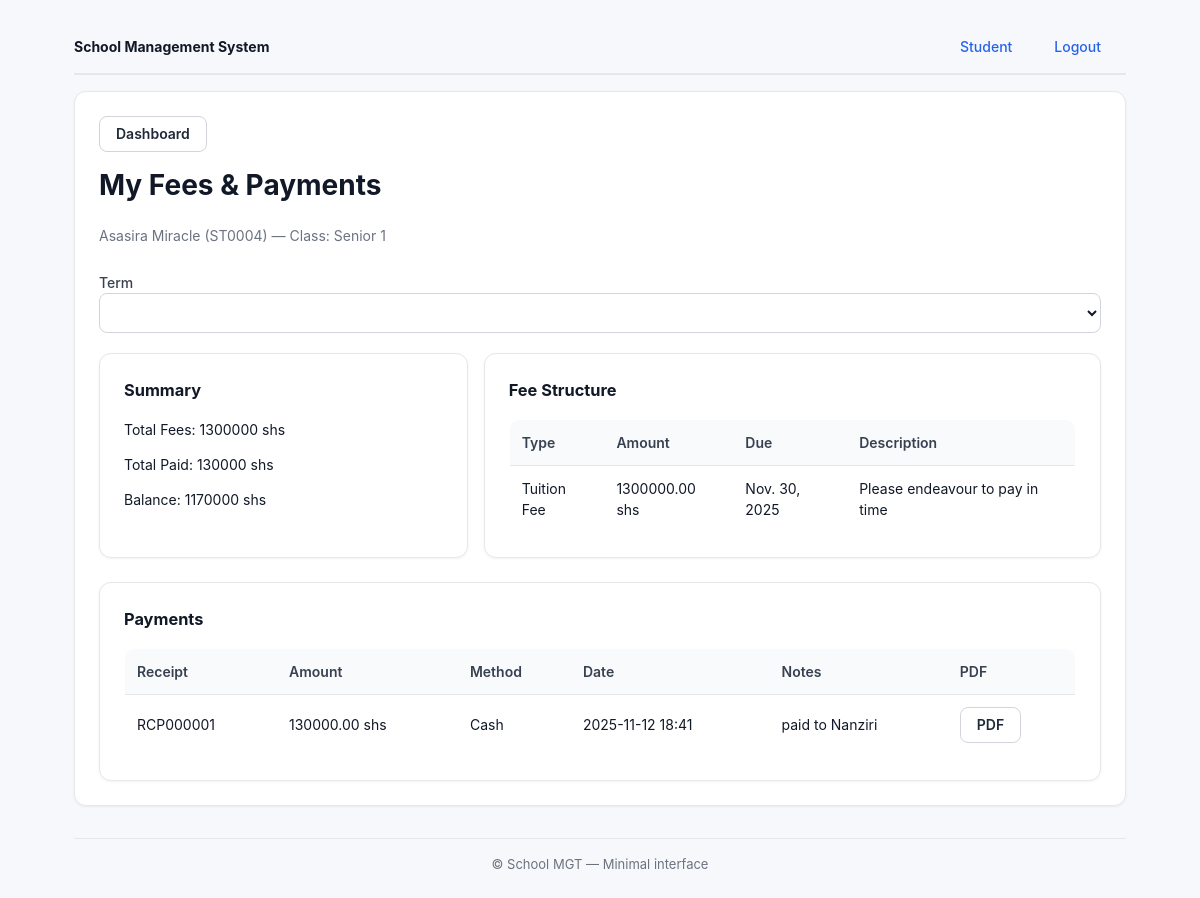
Page /student/fees/ (signed in) on the committed database.
### school/models.py (models this page shows, shortened)
class Student(models.Model):
    user = models.OneToOneField(User, on_delete=models.CASCADE)
    admission_number = models.CharField(max_length=20, unique=True)
    student_class = models.ForeignKey(Class, on_delete=models.SET_NULL, null=True)
    date_of_birth = models.DateField()
    guardian_name = models.CharField(max_length=100)
    guardian_phone = models.CharField(max_length=15)
    photo = models.ImageField(upload_to='students/photos/', blank=True, null=True)
    is_graduated = models.BooleanField(default=False)
    graduation_year = models.CharField(max_length=9, blank=True, null=True)
    class Meta:
        db_table = 'students'

class User(AbstractUser):
    USER_TYPE_CHOICES = (
        ('admin', 'Administrator'),
        ('teacher', 'Teacher'),
        ('student', 'Student'),
        ('bursar', 'Bursar'),
    )
    user_type = models.CharField(max_length=10, choices=USER_TYPE_CHOICES)
    phone = models.CharField(max_length=15, blank=True, null=True)
    address = models.TextField(blank=True, null=True)
    class Meta:
        db_table = 'users'

class Class(models.Model):
    name = models.CharField(max_length=50)
    level = models.CharField(max_length=20)
    class_teacher = models.ForeignKey(User, on_delete=models.SET_NULL, null=True,
                                      limit_choices_to={'user_type': 'teacher'})
    academic_year = models.CharField(max_length=9, default='2024/2025')
    promotion_rank = models.IntegerField(default=0, help_text="Order used for automatic promotion across years")
    class Meta:
        db_table = 'classes'
        verbose_name_plural = 'Classes'

class ClassFee(models.Model):
    class_assigned = models.ForeignKey(Class, on_delete=models.CASCADE)
    term = models.ForeignKey(Term, on_delete=models.CASCADE)
    amount = models.DecimalField(max_digits=10, decimal_places=2)
    due_date = models.DateField()
    fee_type = models.CharField(max_length=50, choices=[
        ('tuition', 'Tuition Fee'),
        ('exam', 'Examination Fee'),
        ('lab', 'Laboratory Fee'),
        ('other', 'Other Charges')
    ])
    description = models.TextField(blank=True)
    class Meta:
        db_table = 'class_fees'
        unique_together = ['class_assigned', 'term', 'fee_type']

class FeePayment(models.Model):
    PAYMENT_STATUS_CHOICES = (
        ('pending', 'Pending'),
        ('partial', 'Partially Paid'),
        ('paid', 'Fully Paid'),
        ('overdue', 'Overdue')
    )
    PAYMENT_METHOD_CHOICES = (
        ('cash', 'Cash'),
        ('bank', 'Bank Transfer'),
        ('mtn', 'MTN Mobile Money'),
        ('airtel', 'Airtel Mobile Money'),
        ('momo_pay', 'MoMo Pay'),
    )
    student = models.ForeignKey(Student, on_delete=models.CASCADE)
    term = models.ForeignKey(Term, on_delete=models.CASCADE)
    payment_date = models.DateTimeField(auto_now_add=True)
    payment_method = models.CharField(max_length=20, choices=PAYMENT_METHOD_CHOICES)
    amount_paid = models.DecimalField(max_digits=10, decimal_places=2)
    payment_status = models.CharField(max_length=10, choices=PAYMENT_STATUS_CHOICES, default='pending')
    receipt_no = models.CharField(max_length=20, unique=True)
    transaction_reference = models.CharField(max_length=50, blank=True)
    processed_by = models.ForeignKey(
        User,
        on_delete=models.SET_NULL,
        null=True,
        limit_choices_to=models.Q(user_type__in=['bursar', 'admin'])
    )
    notes = models.TextField(blank=True)
    class Meta:
        db_table = 'fee_payments'

### school/views.py (the view)
# urls.py: path('student/fees/', views.student_my_fees, name='student_my_fees'),
@login_required
@user_passes_test(is_student)
def student_my_fees(request):
    student = Student.objects.get(user=request.user)
    terms = Term.objects.all()
    term_id = request.GET.get('term_id')
    term = get_object_or_404(Term, id=term_id) if term_id else Term.objects.filter(is_active=True).first()
    if term:
        fees = ClassFee.objects.filter(
            class_assigned=student.student_class,
            term=term
        )
        payments = FeePayment.objects.filter(
            student=student,
            term=term
        ).order_by('-payment_date')
        total_fees = fees.aggregate(total=Sum('amount'))['total'] or 0
        total_paid = payments.aggregate(total=Sum('amount_paid'))['total'] or 0
        balance = total_fees - total_paid
    else:
        fees = payments = []
        total_fees = total_paid = balance = 0
    context = {
        'student': student,
        'terms': terms,
        'current_term': term,
        'fees': fees,
        'payments': payments,
        'total_fees': total_fees,
        'total_paid': total_paid,
        'balance': balance,
    }
    return render(request, 'student/fees.html', context)

### school/views.py (called while the page is built)
def is_student(user):
    return user.user_type == 'student'

### school/templates/student/fees.html (shortened to what this page needs)
{% extends 'base.html' %}
{% block content %}
<nav style="margin-bottom:12px">
  <a class="btn btn-outline-primary" href="{% url 'student_dashboard' %}">Dashboard</a>
</nav>
<h1 style="margin-top:0">My Fees & Payments</h1>
<p class="muted">{{ student.user.get_full_name }} ({{ student.admission_number }}) — Class: {{ student.student_class.name }}</p>
<form method="get" class="row" style="gap:12px;align-items:flex-end">
  <div class="col">
    <label>Term
      <select name="term_id" onchange="this.form.submit()">
        {% for t in terms %}
          <option value="{{ t.id }}" {% if current_term and current_term.id == t.id %}selected{% endif %}>{{ t.name }}</option>
        {% endfor %}
      </select>
    </label>
  </div>
</form>
<div class="row" style="margin-top:16px;gap:16px;flex-wrap:wrap">
  <div class="card" style="flex:1 1 300px">
    <h3 style="margin-top:0">Summary</h3>
    <p>Total Fees: {{ total_fees }} shs</p>
    <p>Total Paid: {{ total_paid }} shs</p>
    <p>Balance: {{ balance }} shs</p>
  </div>
  <div class="card" style="flex:2 1 480px">
    <h3 style="margin-top:0">Fee Structure</h3>
    {% if fees %}
      <table>
        <thead><tr><th>Type</th><th>Amount</th><th>Due</th><th>Description</th></tr></thead>
        <tbody>
          {% for f in fees %}
            <tr>
              <td>{{ f.get_fee_type_display }}</td>
              <td>{{ f.amount }} shs</td>
              <td>{{ f.due_date }}</td>
              <td>{{ f.description }}</td>
            </tr>
          {% endfor %}
        </tbody>
      </table>
    {% else %}
      <p>No fees defined for this term.</p>
    {% endif %}
  </div>
</div>
<div class="card" style="margin-top:24px">
  <h3 style="margin-top:0">Payments</h3>
  {% if payments %}
    <table>
      <thead><tr><th>Receipt</th><th>Amount</th><th>Method</th><th>Date</th><th>Notes</th><th>PDF</th></tr></thead>
      <tbody>
        {% for p in payments %}
          <tr>
            <td>{{ p.receipt_no }}</td>
            <td>{{ p.amount_paid }} shs</td>
            <td>{{ p.get_payment_method_display }}</td>
            <td>{{ p.payment_date|date:"Y-m-d H:i" }}</td>
            <td>{{ p.notes|default:'-' }}</td>
            <td><a href="{% url 'generate_fee_receipt' payment_id=p.id %}" class="btn btn-outline-primary" target="_blank">PDF</a></td>
          </tr>
        {% endfor %}
      </tbody>
    </table>
  {% else %}
    <p>No payments recorded.</p>
  {% endif %}
</div>
{% endblock %}

### school/static/css/style.css (style rules this page uses)
:root { --bg:#f7f8fb; --card:#ffffff; --muted:#6b7280; --text:#111827; --accent:#2563eb; --border:#e5e7eb; --table:#ffffff }
* { box-sizing:border-box }
html,body { height:100% }
body { margin:0;background:var(--bg);color:var(--text);font:14px/1.5 "Inter",system-ui,-apple-system,Segoe UI,Roboto,Arial,sans-serif }
.muted { color:var(--muted) }
.card { background:var(--card);border:1px solid var(--border);border-radius:12px;padding:24px;box-shadow:0 1px 3px rgba(0,0,0,0.05) }
.row { display:flex;gap:16px;flex-wrap:wrap }
.col { flex:1 1 240px }
.btn { display:inline-block;background:var(--accent);color:#fff;border:none;border-radius:8px;padding:10px 16px;text-decoration:none;cursor:pointer;font-size:14px;font-weight:600;line-height:1 }
.btn-outline-primary { background:#fff;color:#1f2937;border:1px solid #d1d5db }
label { display:block; margin:12px 0 4px; font-weight:500; color:#374151 }
input[type="text"],input[type="number"],input[type="date"],input[type="email"],input[type="password"],input[type="time"],select,textarea { width:100%; padding:10px; border-radius:8px; border:1px solid #d1d5db; background:#ffffff; color:#111827; font-size:14px }
table { width:100%;border-collapse:collapse;margin-top:8px;background:var(--table);border-radius:10px;overflow:hidden;border:1px solid var(--border) }
th,td { padding:12px;border-bottom:1px solid var(--border) }
th { background:#f9fafb;text-align:left;font-weight:600;color:#374151 }

### rows in the picture
Student: user.get_full_name "Asasira Miracle", admission_number "ST0004", student_class.name "Senior 1"
ClassFee: fee_type "Tuition Fee", amount "1300000.00", due_date "Nov. 30, 2025", description "Please endeavour to pay in time"
FeePayment: receipt_no "RCP000001", amount_paid "130000.00", payment_method "Cash", payment_date "2025-11-12 18:41", notes "paid to Nanziri"

### other values in the picture
{{ total_fees }} "1300000"
{{ total_paid }} "130000"
{{ balance }} "1170000"
